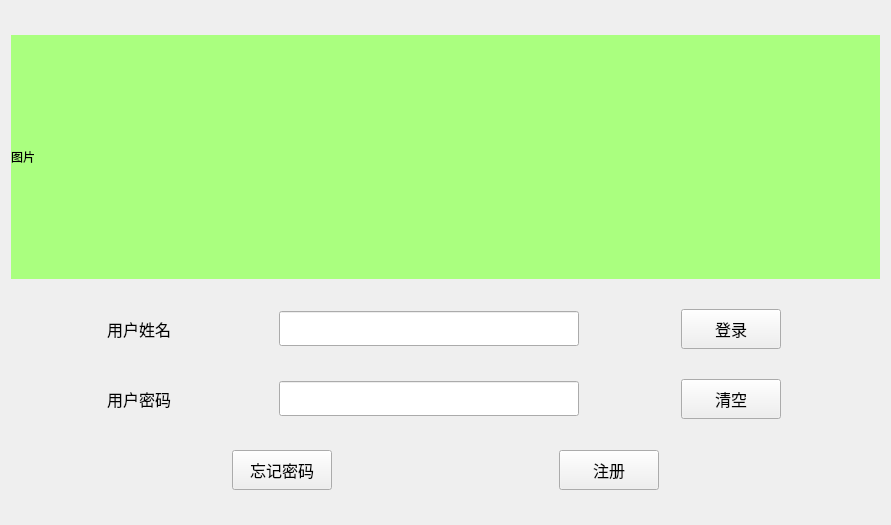
<?xml version="1.0" encoding="UTF-8"?>
<ui version="4.0">
 <class>Login</class>
 <widget class="QWidget" name="Login">
  <property name="geometry">
   <rect>
    <x>0</x>
    <y>0</y>
    <width>891</width>
    <height>525</height>
   </rect>
  </property>
  <property name="windowTitle">
   <string>Form</string>
  </property>
  <layout class="QGridLayout" name="gridLayout">
   <item row="0" column="0">
    <layout class="QVBoxLayout" name="verticalLayout" stretch="1,10,1,3,1,3,1,3,1">
     <item>
      <spacer name="verticalSpacer_5">
       <property name="orientation">
        <enum>Qt::Vertical</enum>
       </property>
       <property name="sizeHint" stdset="0">
        <size>
         <width>20</width>
         <height>40</height>
        </size>
       </property>
      </spacer>
     </item>
     <item>
      <widget class="QLabel" name="label">
       <property name="styleSheet">
        <string notr="true">background-color: rgb(170, 255, 127);</string>
       </property>
       <property name="text">
        <string>图片</string>
       </property>
      </widget>
     </item>
     <item>
      <spacer name="verticalSpacer_3">
       <property name="orientation">
        <enum>Qt::Vertical</enum>
       </property>
       <property name="sizeHint" stdset="0">
        <size>
         <width>20</width>
         <height>40</height>
        </size>
       </property>
      </spacer>
     </item>
     <item>
      <layout class="QHBoxLayout" name="horizontalLayout">
       <item>
        <widget class="QLabel" name="label_nochange1">
         <property name="minimumSize">
          <size>
           <width>70</width>
           <height>40</height>
          </size>
         </property>
         <property name="maximumSize">
          <size>
           <width>70</width>
           <height>40</height>
          </size>
         </property>
         <property name="sizeIncrement">
          <size>
           <width>100</width>
           <height>40</height>
          </size>
         </property>
         <property name="baseSize">
          <size>
           <width>100</width>
           <height>0</height>
          </size>
         </property>
         <property name="font">
          <font>
           <family>微软雅黑</family>
           <pointsize>12</pointsize>
          </font>
         </property>
         <property name="text">
          <string>用户姓名</string>
         </property>
        </widget>
       </item>
       <item>
        <widget class="QLineEdit" name="lineEdit_account">
         <property name="minimumSize">
          <size>
           <width>300</width>
           <height>35</height>
          </size>
         </property>
         <property name="maximumSize">
          <size>
           <width>300</width>
           <height>35</height>
          </size>
         </property>
        </widget>
       </item>
       <item>
        <widget class="QPushButton" name="pushButton_login">
         <property name="minimumSize">
          <size>
           <width>100</width>
           <height>40</height>
          </size>
         </property>
         <property name="maximumSize">
          <size>
           <width>100</width>
           <height>40</height>
          </size>
         </property>
         <property name="font">
          <font>
           <family>微软雅黑</family>
           <pointsize>12</pointsize>
          </font>
         </property>
         <property name="text">
          <string>登录</string>
         </property>
        </widget>
       </item>
      </layout>
     </item>
     <item>
      <spacer name="verticalSpacer">
       <property name="orientation">
        <enum>Qt::Vertical</enum>
       </property>
       <property name="sizeHint" stdset="0">
        <size>
         <width>20</width>
         <height>109</height>
        </size>
       </property>
      </spacer>
     </item>
     <item>
      <layout class="QHBoxLayout" name="horizontalLayout_2">
       <item>
        <widget class="QLabel" name="label_nochange2">
         <property name="minimumSize">
          <size>
           <width>70</width>
           <height>40</height>
          </size>
         </property>
         <property name="maximumSize">
          <size>
           <width>70</width>
           <height>40</height>
          </size>
         </property>
         <property name="sizeIncrement">
          <size>
           <width>100</width>
           <height>40</height>
          </size>
         </property>
         <property name="baseSize">
          <size>
           <width>100</width>
           <height>0</height>
          </size>
         </property>
         <property name="font">
          <font>
           <family>微软雅黑</family>
           <pointsize>12</pointsize>
          </font>
         </property>
         <property name="text">
          <string>用户密码</string>
         </property>
        </widget>
       </item>
       <item>
        <widget class="QLineEdit" name="lineEdit_password">
         <property name="minimumSize">
          <size>
           <width>300</width>
           <height>35</height>
          </size>
         </property>
         <property name="maximumSize">
          <size>
           <width>300</width>
           <height>35</height>
          </size>
         </property>
        </widget>
       </item>
       <item>
        <widget class="QPushButton" name="pushButton_clear">
         <property name="minimumSize">
          <size>
           <width>100</width>
           <height>40</height>
          </size>
         </property>
         <property name="maximumSize">
          <size>
           <width>100</width>
           <height>40</height>
          </size>
         </property>
         <property name="font">
          <font>
           <family>微软雅黑</family>
           <pointsize>12</pointsize>
          </font>
         </property>
         <property name="text">
          <string>清空</string>
         </property>
        </widget>
       </item>
      </layout>
     </item>
     <item>
      <spacer name="verticalSpacer_2">
       <property name="orientation">
        <enum>Qt::Vertical</enum>
       </property>
       <property name="sizeHint" stdset="0">
        <size>
         <width>20</width>
         <height>108</height>
        </size>
       </property>
      </spacer>
     </item>
     <item>
      <layout class="QHBoxLayout" name="horizontalLayout_3">
       <item>
        <spacer name="horizontalSpacer_2">
         <property name="orientation">
          <enum>Qt::Horizontal</enum>
         </property>
         <property name="sizeHint" stdset="0">
          <size>
           <width>40</width>
           <height>20</height>
          </size>
         </property>
        </spacer>
       </item>
       <item>
        <widget class="QPushButton" name="pushButton_forgetPassword">
         <property name="minimumSize">
          <size>
           <width>100</width>
           <height>40</height>
          </size>
         </property>
         <property name="maximumSize">
          <size>
           <width>100</width>
           <height>40</height>
          </size>
         </property>
         <property name="font">
          <font>
           <family>微软雅黑</family>
           <pointsize>12</pointsize>
          </font>
         </property>
         <property name="text">
          <string>忘记密码</string>
         </property>
        </widget>
       </item>
       <item>
        <spacer name="horizontalSpacer">
         <property name="orientation">
          <enum>Qt::Horizontal</enum>
         </property>
         <property name="sizeHint" stdset="0">
          <size>
           <width>40</width>
           <height>20</height>
          </size>
         </property>
        </spacer>
       </item>
       <item>
        <widget class="QPushButton" name="pushButton_register">
         <property name="minimumSize">
          <size>
           <width>100</width>
           <height>40</height>
          </size>
         </property>
         <property name="maximumSize">
          <size>
           <width>100</width>
           <height>40</height>
          </size>
         </property>
         <property name="font">
          <font>
           <family>微软雅黑</family>
           <pointsize>12</pointsize>
          </font>
         </property>
         <property name="text">
          <string>注册</string>
         </property>
        </widget>
       </item>
       <item>
        <spacer name="horizontalSpacer_3">
         <property name="orientation">
          <enum>Qt::Horizontal</enum>
         </property>
         <property name="sizeHint" stdset="0">
          <size>
           <width>40</width>
           <height>20</height>
          </size>
         </property>
        </spacer>
       </item>
      </layout>
     </item>
     <item>
      <spacer name="verticalSpacer_4">
       <property name="orientation">
        <enum>Qt::Vertical</enum>
       </property>
       <property name="sizeHint" stdset="0">
        <size>
         <width>20</width>
         <height>108</height>
        </size>
       </property>
      </spacer>
     </item>
    </layout>
   </item>
  </layout>
 </widget>
 <resources/>
 <connections/>
</ui>
